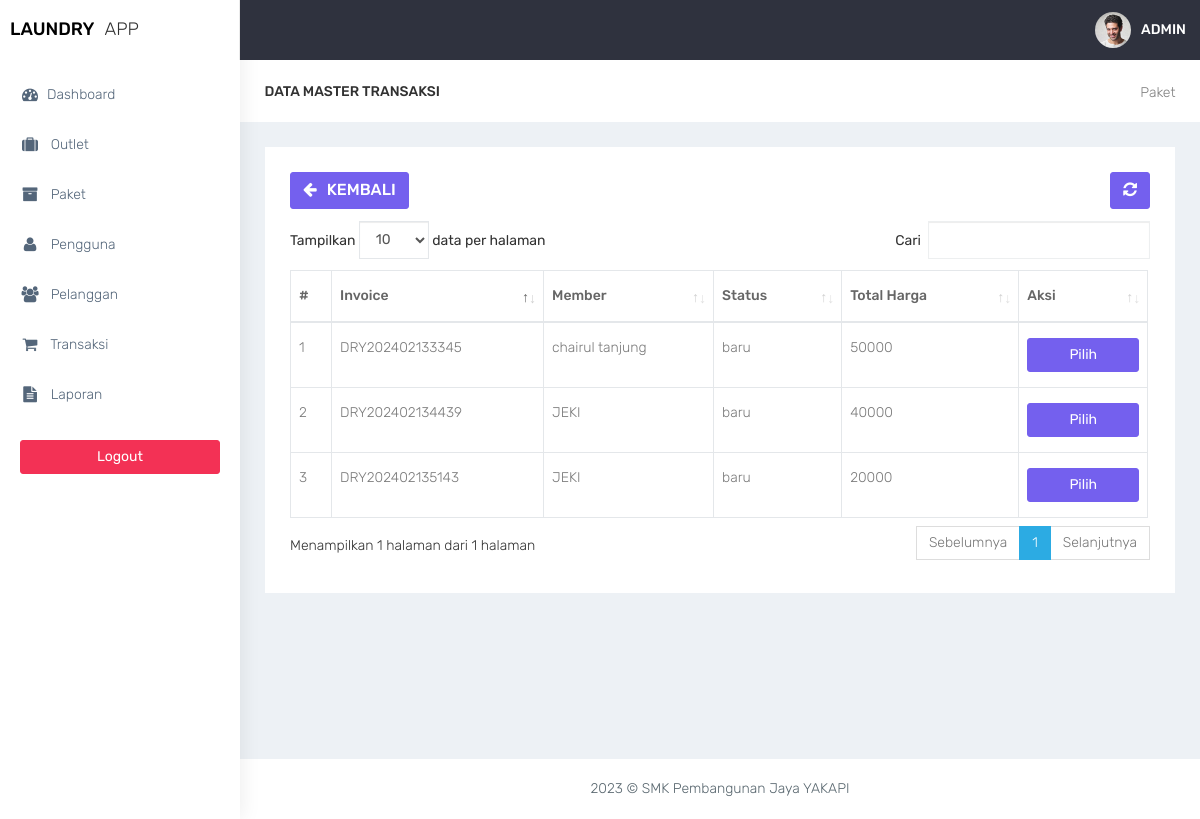
The app's page /admin/transaksi_konfirmasi.php (signed in) with its own data.
### tables this page shows
CREATE TABLE `transaksi` (
  `id_transaksi` int(11) NOT NULL,
  `outlet_id` int(11) DEFAULT NULL,
  `kode_invoice` varchar(100) DEFAULT NULL,
  `member_id` int(11) DEFAULT NULL,
  `tgl` datetime DEFAULT NULL,
  `batas_waktu` datetime DEFAULT NULL,
  `tgl_pembayaran` datetime DEFAULT NULL,
  `biaya_tambahan` int(11) DEFAULT NULL,
  `diskon` double DEFAULT NULL,
  `pajak` int(11) DEFAULT NULL,
  `status` enum('baru','proses','selesai','diambil') DEFAULT NULL,
  `status_bayar` enum('dibayar','belum') DEFAULT NULL,
  `user_id` int(11) DEFAULT NULL
);

CREATE TABLE `member` (
  `id_member` int(11) NOT NULL,
  `nama_member` varchar(100) DEFAULT NULL,
  `alamat_member` text DEFAULT NULL,
  `jenis_kelamin` enum('L','P') DEFAULT NULL,
  `telp_member` varchar(15) DEFAULT NULL,
  `no_ktp` varchar(30) DEFAULT NULL
);

CREATE TABLE `detail_transaksi` (
  `id_detail` int(11) NOT NULL,
  `transaksi_id` int(11) DEFAULT NULL,
  `paket_id` int(11) DEFAULT NULL,
  `qty` double DEFAULT NULL,
  `total_harga` double DEFAULT NULL,
  `keterangan` text DEFAULT NULL,
  `total_bayar` int(11) DEFAULT NULL
);

### admin/functions.php (called while the page is built, shortened)
<?php
function ambildata($conn,$query){
$data = mysqli_query($conn,$query);
if (mysqli_num_rows($data)>0){
while($row = mysqli_fetch_assoc($data)){
    $hasil[] = $row;
}
 return $hasil;
  }
}
?>

### admin/transaksi_konfirmasi.php (the view, shortened to what this page needs)
<?php
require 'functions.php';
$query = "SELECT transaksi.*,member.nama_member , detail_transaksi.total_harga FROM transaksi INNER JOIN member ON member.id_member = transaksi.member_id INNER JOIN detail_transaksi ON detail_transaksi.transaksi_id = transaksi.id_transaksi WHERE transaksi.status_bayar='belum'";
$data = ambildata($conn,$query);
?>
<!DOCTYPE html>
<html lang="en">
<head>
    <link href="../assets/bootstrap/dist/css/bootstrap.min.css" rel="stylesheet">
    <link href="../assets/plugins/bower_components/sidebar-nav/dist/sidebar-nav.min.css" rel="stylesheet">
    <link href="../assets/plugins/bower_components/toast-master/css/jquery.toast.css" rel="stylesheet">
    <link href="../assets/plugins/bower_components/morrisjs/morris.css" rel="stylesheet">
    <link href="../assets/plugins/bower_components/chartist-js/dist/chartist.min.css" rel="stylesheet">
    <link href="../assets/plugins/bower_components/chartist-plugin-tooltip-master/dist/chartist-plugin-tooltip.css" rel="stylesheet">
    <link href="../assets/css/animate.css" rel="stylesheet">
    <link href="../assets/css/style.css" rel="stylesheet">
    <link href="../assets/css/colors/default.css" id="theme" rel="stylesheet">
    <link rel="stylesheet" type="text/css" href="../assets/DataTables/datatables.min.css"/>
</head>
<body class="fix-header">
    <div id="wrapper">
        <nav class="navbar navbar-default navbar-static-top m-b-0">
            <div class="navbar-header">
                <div class="top-left-part">
                    <a class="logo" href="index.php">
                        <b style="color:black">
                            LAUNDRY
                        </b>
                        <span class="hidden-xs text-dark">
                            APP
                        </span>
                    </a>
                </div>
                <ul class="nav navbar-top-links navbar-right pull-right">
                    <li>
                        <a class="profile-pic" href="#"> <img src="../assets/plugins/images/users/varun.jpg" alt="user-img" width="36" class="img-circle"><b class="hidden-xs">ADMIN</b></a>
                    </li>
                </ul>
            </div>
        </nav>
        <div class="navbar-default sidebar" role="navigation">
            <div class="sidebar-nav slimscrollsidebar">
                <div class="sidebar-head">
                    <h3><span class="fa-fw open-close"><i class="ti-close ti-menu"></i></span> <span class="hide-menu">Navigation</span></h3>
                </div>
                <ul class="nav" id="side-menu">
                    <li style="padding: 70px 0 0;">
                        <a href="index.php" class="waves-effect "><i class="fa fa-tachometer fa-fw" aria-hidden="true"></i>Dashboard</a>
                    </li>
                    <li>
                        <a href="outlet.php" class="waves-effect "><i class="fa fa-suitcase fa-fw" aria-hidden="true"></i> Outlet</a>
                    </li>
                    <li>
                        <a href="paket.php" class="waves-effect "><i class="fa fa-archive fa-fw" aria-hidden="true"></i> Paket</a>
                    </li>
                    <li>
                        <a href="pengguna.php" class="waves-effect "><i class="fa fa-user fa-fw" aria-hidden="true"></i> Pengguna</a>
                    </li>
                    <li>
                        <a href="pelanggan.php" class="waves-effect "><i class="fa fa-users fa-fw" aria-hidden="true"></i> Pelanggan</a>
                    </li>
                    <li>
                        <a href="transaksi.php" class="waves-effect"><i class="fa fa-shopping-cart fa-fw" aria-hidden="true"></i> Transaksi</a>
                    </li>
                    <li>
                        <a href="laporan.php" class="waves-effect "><i class="fa fa-file-text fa-fw" aria-hidden="true"></i> Laporan</a>
                    </li>
                </ul>
                <div class="center p-20">
                     <a href="logout.php" class="btn btn-danger btn-block waves-effect waves-light">Logout</a>
                 </div>
            </div>
        </div>
        <div id="page-wrapper">
<div class="container-fluid">
    <div class="row bg-title">
        <div class="col-lg-3 col-md-4 col-sm-4 col-xs-12">
            <h4 class="page-title">Data Master transaksi</h4> </div>
        <div class="col-lg-9 col-sm-8 col-md-8 col-xs-12">
            <ol class="breadcrumb">
                <li><a href="#">Paket</a></li>
            </ol>
        </div>
    </div>
    <div class="row">
        <div class="col-md-12 col-lg-12 col-sm-12 col-xs-12">
            <div class="white-box">
                <div class="row">
                    <div class="col-md-6">
                        <a href="javascript:void(0)" onclick="window.history.back();" class="btn btn-primary box-title"><i class="fa fa-arrow-left fa-fw"></i> Kembali</a>
                    </div>
                    <div class="col-md-6 text-right">
                        <button id="btn-refresh" class="btn btn-primary box-title text-right" title="Refresh Data"><i class="fa fa-refresh" id="ic-refresh"></i></button>
                    </div>
                </div>
                <div class="table-responsive">
                    <table class="table table-bordered thead-dark" id="table">
                        <thead class="thead-dark">
                            <tr>
                                <th>#</th>
                                <th>Invoice</th>
                                <th>Member</th>
                                <th>Status</th>
                                <th>Total Harga</th>
                                <th width="15%">Aksi</th>
                            </tr>
                        </thead>
                        <tbody>
                           <?php foreach($data as $transaksi): ?>
                                <tr>
                                    <td></td>
                                    <td><?= $transaksi['kode_invoice'] ?></td>
                                    <td><?= $transaksi['nama_member'] ?></td>
                                    <td><?= $transaksi['status'] ?></td>
                                    <td><?= $transaksi['total_harga'] ?></td>
                                    <td align="center">
                                          <a href="transaksi_bayar.php?id=<?= $transaksi['id_transaksi']; ?>" data-toggle="tooltip" data-placement="bottom" title="Pilih" class="btn btn-primary btn-block">Pilih</a>
                                    </td>
                                </tr>
                            <?php endforeach; ?>
                                                                                </tbody>
                    </table>
                </div>
            </div>
        </div>
    </div>
</div>
<footer class="footer text-center"> 2023 &copy; SMK Pembangunan Jaya YAKAPI </footer>
        </div>
    </div>
    <br />
</body>
</html>

### assets/css/colors/default.css (style rules this page uses)
body { background: #fff; }
.top-left-part { background: #fff; }
.navbar-header { background: #2f323e; }
.navbar-top-links > li > a { color: #ffffff; }
.sidebar .sidebar-head { background: #ffffff; }
.sidebar .sidebar-head h3 { color: #686868; }
.sidebar { background: #fff; box-shadow: 1px 0px 20px rgba(0, 0, 0, 0.08); }
#side-menu li a { color: #54667a; }
#side-menu li a { color: #54667a; border-left: 0px solid #fff; }
#side-menu > li > a { border-left: 3px solid transperant; }

### records on screen
transaksi: kode_invoice "DRY202402133345", member.nama_member "chairul tanjung", status "baru", detail_transaksi.total_harga "50000"
transaksi: kode_invoice "DRY202402135143", member.nama_member "JEKI", status "baru", detail_transaksi.total_harga "20000"
transaksi: kode_invoice "DRY202402134439", member.nama_member "JEKI", status "baru", detail_transaksi.total_harga "40000"
